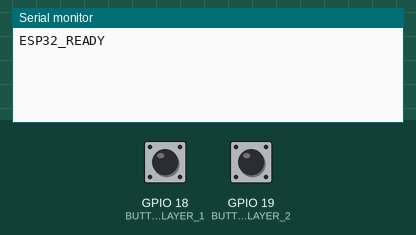
A sketch run on a simulated ESP32. Parts: the last lines printed to the serial monitor. The test bench sets the inputs (shaded band); at power-on: GPIO 18 (BUTTON_PLAYER_1) HIGH, GPIO 19 (BUTTON_PLAYER_2) HIGH.

Above: at 1.7 s.
1.8 s: GPIO 18 (BUTTON_PLAYER_1) pulled LOW for 0.15 s
At 2.3 s:
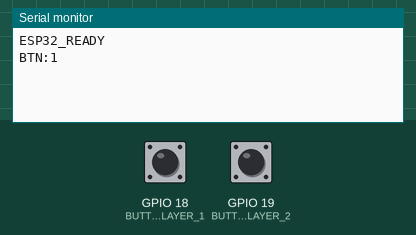
3.4 s: GPIO 19 (BUTTON_PLAYER_2) pulled LOW for 0.15 s
At 4.7 s:
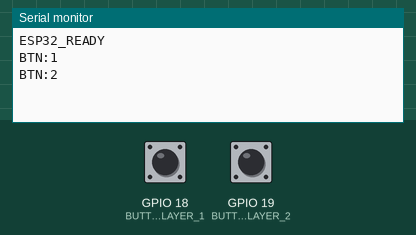

Measured:
- after the input at 1.8 s, the serial monitor: prints a new line at once (image 1)
- after the input at 3.4 s, the serial monitor: prints a new line at once (image 2)

The sketch:

esp32_desafio_saber.ino
```cpp
#include <Arduino.h>

// ESP32 + dois botoes ligados entre o GPIO e GND.
// O INPUT_PULLUP deixa o pino HIGH em repouso e LOW quando pressionado.
const uint8_t BUTTON_PLAYER_1 = 18;
const uint8_t BUTTON_PLAYER_2 = 19;

const unsigned long DEBOUNCE_MS = 180;
unsigned long lastPressPlayer1 = 0;
unsigned long lastPressPlayer2 = 0;

void setup() {
  pinMode(BUTTON_PLAYER_1, INPUT_PULLUP);
  pinMode(BUTTON_PLAYER_2, INPUT_PULLUP);
  Serial.begin(115200);
  delay(500);
  Serial.println("ESP32_READY");
}

void loop() {
  const unsigned long now = millis();

  if (digitalRead(BUTTON_PLAYER_1) == LOW && now - lastPressPlayer1 > DEBOUNCE_MS) {
    Serial.println("BTN:1");
    lastPressPlayer1 = now;
  }

  if (digitalRead(BUTTON_PLAYER_2) == LOW && now - lastPressPlayer2 > DEBOUNCE_MS) {
    Serial.println("BTN:2");
    lastPressPlayer2 = now;
  }

  delay(5);
}
```
